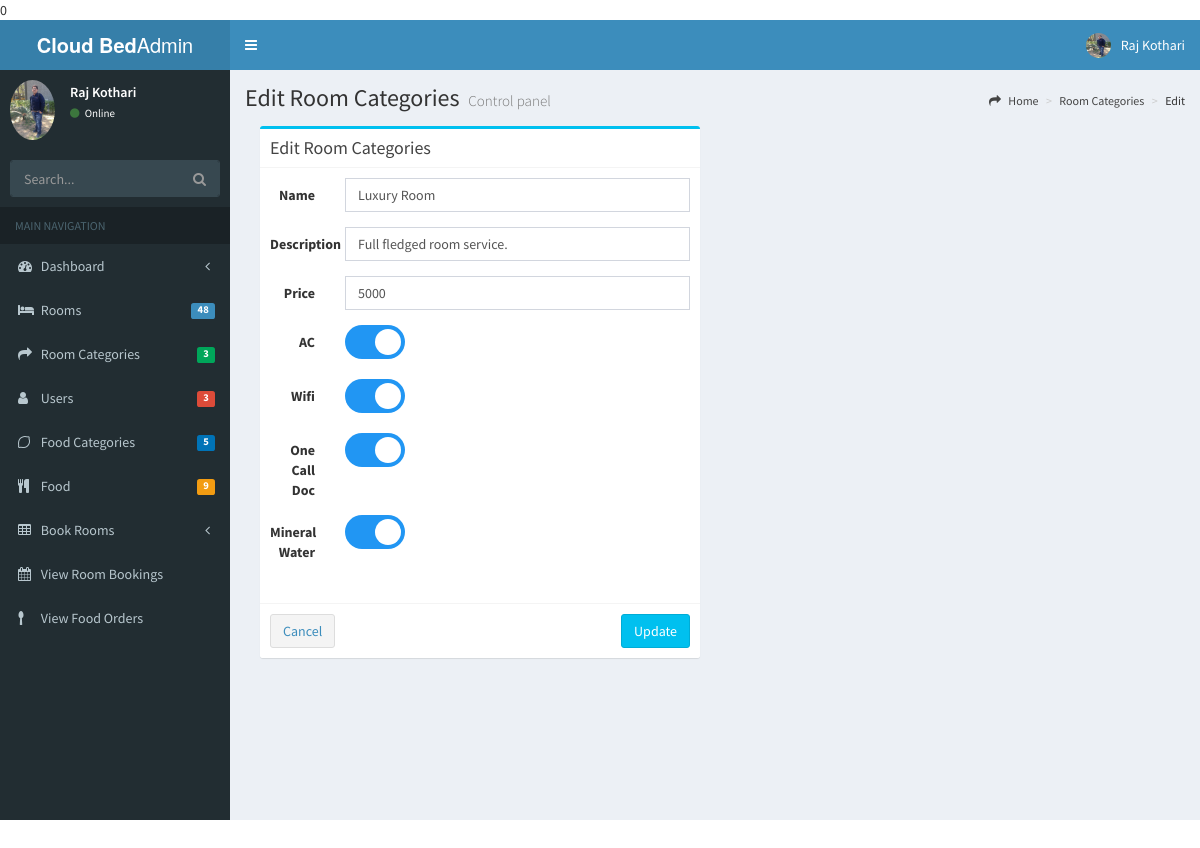
The app's page /Hotely/admin/admin/editrcategories.php?id=1 with its own data.
### tables this page shows
CREATE TABLE IF NOT EXISTS `categoty` (
  `cid` int(11) NOT NULL AUTO_INCREMENT,
  `cname` varchar(50) NOT NULL,
  `desc` varchar(110) NOT NULL,
  `wifi` tinyint(1) NOT NULL,
  `onecalldoc` tinyint(1) NOT NULL,
  `isAC` tinyint(1) NOT NULL,
  `isMWater` tinyint(1) NOT NULL,
  `price` int(11) NOT NULL,
  `cimage` varchar(50) NOT NULL,
  PRIMARY KEY (`cid`)
);

### Hotely/admin/admin/editrcategories.php (the view, shortened to what this page needs)
<?php include('header.php');
$id=$_REQUEST['id'];
$sql="select * from categoty where cid=$id";
$query=mysql_query($sql);
$row=mysql_fetch_array($query);
?>
  <div class="content-wrapper">
    <section class="content-header">
      <h1>
        Edit Room Categories
        <small>Control panel</small>
      </h1>
      <ol class="breadcrumb">
        <li><a href="#"><i class="fa fa-share"></i> Home</a></li>
        <li><a href="rooms.php">Room Categories</a></li>
		<li>Edit</li>
      </ol>
    </section>
    <section class="content">
      <div class="col-md-6">
       <div class="box box-info">
            <div class="box-header with-border">
              <h3 class="box-title">Edit Room Categories</h3>
            </div>
            <form class="form-horizontal" action="updatercategories.php">
              <div class="box-body">
                <div class="form-group">
                  <label for="inputEmail3" class="col-sm-2 control-label">Name</label>
                  <div class="col-sm-10">
                    <input type="text" class="form-control" name="i1" value="<?php echo $row['cname']; ?>">
                  </div>
                </div>
                <div class="form-group">
                  <label for="inputPassword3" class="col-sm-2 control-label">Description</label>
                  <div class="col-sm-10">
                    <input type="text" class="form-control" name="i2" value="<?php echo $row['desc']; ?>">
                  </div>
                </div>
                <div class="form-group">
                  <label for="inputPassword3" class="col-sm-2 control-label">Price</label>
                  <div class="col-sm-10">
                    <input type="text" class="form-control" name="i4" value="<?php echo $row['price']; ?>">
                  </div>
                </div>
                <div class="form-group">
                  <label for="inputPassword3" class="col-sm-2 control-label">AC</label>
                  <div class="col-sm-10">
        			<label class="switch">
					<div class="slider round"></div>
					</label>
                  </div>
                </div>
				<div class="form-group">
                  <label for="inputPassword3" class="col-sm-2 control-label">Wifi</label>
                  <div class="col-sm-10">
        			<label class="switch">
					<div class="slider round"></div>
					</label>
                  </div>
                </div>
<div class="form-group">
                  <label for="inputPassword3" class="col-sm-2 control-label">One Call Doc</label>
                  <div class="col-sm-10">
        			<label class="switch">
					<div class="slider round"></div>
					</label>
                  </div>
                </div>
<div class="form-group">
                  <label for="inputPassword3" class="col-sm-2 control-label">Mineral Water</label>
                  <div class="col-sm-10">
        			<label class="switch">
					<div class="slider round"></div>
					</label>
                  </div>
                </div>
                <div class="form-group">
                  <div class="col-sm-offset-2 col-sm-10">
                  </div>
                </div>
              </div>
              <div class="box-footer">
                <button type="" class="btn btn-default"><a href="rooms.php" >Cancel</a></button>
                <button type="submit" class="btn btn-info pull-right">Update</a></button>
              </div>
            </form>
          </div>
      </div>
    </section>
  </div>
 <?php include('footer.php'); ?>

### Hotely/admin/admin/editrcategories.php (style rules this page uses)
.switch { position: relative; display: inline-block; width: 60px; height: 34px; }
.slider { position: absolute; cursor: pointer; top: 0; left: 0; right: 0; bottom: 0; background-color: #ccc; -webkit-transition: .4s; transition: .4s; }
.slider:before { position: absolute; content: ""; height: 26px; width: 26px; left: 4px; bottom: 4px; background-color: white; -webkit-transition: .4s; transition: .4s; }
input:checked + .slider { background-color: #2196F3; }
input:checked + .slider:before { -webkit-transform: translateX(26px); -ms-transform: translateX(26px); transform: translateX(26px); }
.slider.round { border-radius: 34px; }
.slider.round:before { border-radius: 50%; }

### records on screen
categoty: i1 "Luxury Room", i2 "Full fledged room service.", i4 "5000"

### other values on screen
$no "48"
$no "3"
$no "5"
$no "9"
